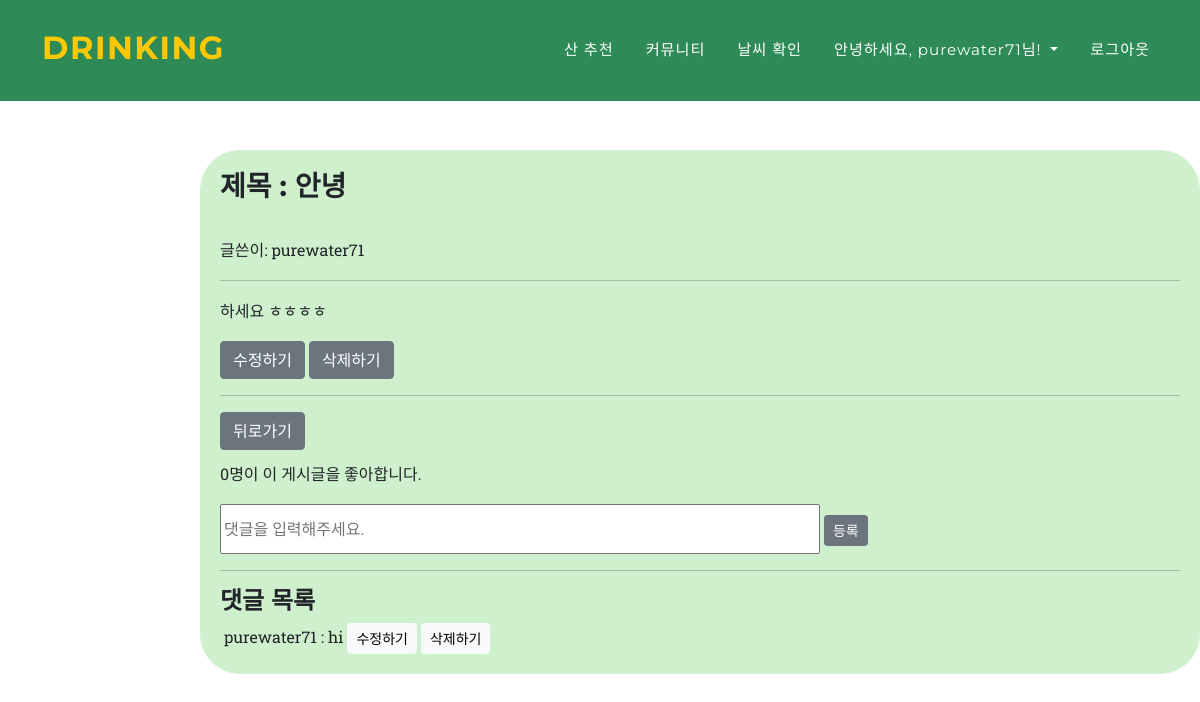
The app's page /community/postshow/1 (signed in) with its own data.
### community/models.py (models this page shows, shortened)
class Post(models.Model):
    writer = models.ForeignKey(Fuser, related_name="community", on_delete=models.CASCADE, verbose_name="작성자", null=True)
    title = models.CharField(max_length=100)
    content = models.TextField()
    like = models.ManyToManyField(Fuser, related_name='likes', blank=True)
    pub_date = models.DateTimeField(auto_now_add=True, verbose_name="글작성일", null=True)
    top_fixed = models.BooleanField(verbose_name='상단고정', default=False)

### user/models.py (models this page shows, shortened)
class Fuser(models.Model):
    username = models.CharField(max_length=20, verbose_name="사용자 아이디", primary_key=True)
    password = models.CharField(max_length=20, verbose_name="비밀번호")
    class Meta:
        db_table = 'users'

### commentcrud/models.py (models this page shows, shortened)
class Comment(models.Model):
    writer = models.ForeignKey(Fuser, related_name="comment", on_delete=models.CASCADE, verbose_name="댓글작성자", null=True)
    post = models.ForeignKey(Post, on_delete=models.CASCADE)
    content = models.CharField(max_length=100)
    created_at = models.DateTimeField(auto_now_add=True)
    updated_at = models.DateTimeField(auto_now=True)

### community/views.py (the view)
# urls.py: path('postshow/<int:post_id>', views.postshow, name='postshow'),
def postshow(request, post_id):
    post = get_object_or_404(Post, pk=post_id)
    return render(request, 'postshow.html', {'post': post})

### community/templates/postshow.html (shortened to what this page needs)
{% extends 'list.html' %}
{% load static %}
{% block content %}
<html>
<head>
</head>
<body>
    <div id="Result" class="col-md-12">
            <h3>제목 : {{ post.title }}</h3>
            <br/>
            <p>글쓴이: <span id="user_name">{{ post.writer.username }}</span></p>
            <hr>
            <p>{{ post.content | safe }}</p>
            <div class="bt">
                {% if post.writer.username == request.session.user %}
                <a href="{% url 'postupdate' post.id %}"><button type="button" class="btn btn-secondary">수정하기</button></a>
                <a href="{% url 'postdelete' post.id %}"><button type="button" class="btn btn-secondary" onclick="return confirm('정말 삭제하시겠습니까?')">삭제하기</button></a>
                {% endif %}
            </div>
            <hr>
            <a href="{% url 'list' %}"><button type="button" class="btn btn-secondary float-right">뒤로가기</button></a>
            <br/>
                <p style="margin-top: 10px;">{{ post.like.all.count }}명이 이 게시글을 좋아합니다.</p>
                <form method='POST' action="{% url 'commentcreate' post.id %}">
                    <input type="text" placeholder="댓글을 입력해주세요." style="width:600px;height:50px" name="content"></input>
                    <button type="submit" class="btn btn-secondary btn-sm">등록</button>
                </form>
        <hr/>
            <h4>댓글 목록</h4>
            {% if post.comment_set.all.count == 0 %}
                <p>아직 댓글이 없어요! :(</p>
            {% else %}
                {% for comment in post.comment_set.all %}
                    <img src="/media/{{comment.writer.profile}}" alt=""/> {{comment.writer.username}} : {{comment.content}}
                    {% if comment.writer.username == request.session.user %}
                        <a id="something" href="{% url 'commentupdate' post.id comment.id %}"><button type="button" class="btn btn-light btn-sm">수정하기</button></a>
                        <a id="something" href="{% url 'commentdelete' post.id comment.id %}" onclick="return confirm('정말 삭제하시겠습니까?')"><button type="button" class="btn btn-light btn-sm">삭제하기</button></a>
                    {% endif %}
                    <br/>
                {% endfor %}
            {% endif %}
    </div>
</body>
</html>
{% endblock %}

### community/templates/postshow.html (style rules this page uses)
hr { background-color: orange; height:1px; }
#Result { background-color:rgb(207, 240, 204); border-radius: 20px; background-color:bisqrgb(207, 240, 204)ue; border-radius: 40px; width : 1000px; padding:20px; margin-top: 150px; margin-left: 200px; }

### records on screen
Post: title "안녕", writer.username "purewater71", content "하세요 ㅎㅎㅎㅎ", like.all.count "0"
Comment: writer.username "purewater71", content "hi", shows "수정하기"

### other values on screen
{{ request.session.user }} "purewater71"
